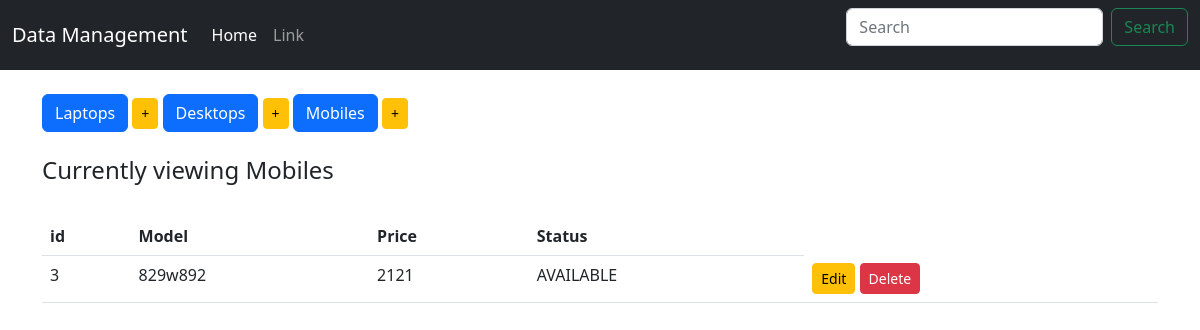
The app's page /display_mobiles with its own data.
### members/models.py (models this page shows, shortened)
class Device(models.Model):
    type = models.CharField(max_length = 100,blank=False)
    price = models.IntegerField()
    choices = (
        ('AVAILABLE','Item ready to be purchased'),
        ('SOLD','Item Sold'),
        ('RESTOCKING','Item restocking in few days')
    )
    status = models.CharField(max_length=10,choices = choices, default="AVAILABLE") # Available ,sold,restocking
    class Meta:
        abstract = True   # this is done so that when migration script runs no table is created of this class

class Mobile(Device):
    pass

### members/views.py (the view)
# urls.py: path('display_mobiles',display_mobiles,name = 'display_mobiles'),
def display_mobiles(request):
    items = Mobile.objects.all()
    context = {
        'items' : items,
        'header' : "Mobiles",
    }
    return render(request,'index.html',context)

### members/templates/index.html (shortened to what this page needs)
{% extends 'base.html' %}
{% block body %}
    <div class = 'button-group'>
        <a href = "{% url 'display_laptops' %}" class = "btn btn-primary btn-md" role = "button">Laptops</a>
        <a href = "{% url 'add_laptop' %}" class = "btn btn-warning btn-sm" role = "button">+</a>
        <a href = "{% url 'display_desktops' %}" class = "btn btn-primary btn-md" role = "button">Desktops</a>
        <a href = "{% url 'add_desktop' %}" class = "btn btn-warning btn-sm" role = "button">+</a>
        <a href = "{% url 'display_mobiles' %}" class = "btn btn-primary btn-md" role = "button">Mobiles</a>
        <a href = "{% url 'add_mobile' %}" class = "btn btn-warning btn-sm" role = "button">+</a>
    </div>
    <br>
    <h4>Currently viewing {{header}}</h4>
    <br>
    <table class = "table table-hover">
        <thead>
            <tr>
                <th>id</th>
                <th>Model</th>
                <th>Price</th>
                <th>Status</th>
            </tr>
        </thead>
        <tbody>
            {% for item in items%}
                <tr>
                    <td> {{item.pk}}</td>
                    <td> {{item.type}}</td>
                    <td> {{item.price}}</td>
                    <td> {{item.status}}</td>
                    {% if header|lower == "laptops"%}
                        <td>
                            <a href = "{% url 'edit_laptop' item.pk %}" class = "btn btn-warning btn-sm" role = "button">Edit</a>
                            <a href = "{% url 'delete_laptop' item.pk %}" class = "btn btn-danger btn-sm" role = "button">Delete</a>
                        </td>
                    {% elif header|lower == 'desktops'%}
                        <td>
                            <a href = "{% url 'edit_desktop' item.pk %}" class = "btn btn-warning btn-sm" role = "button">Edit</a>
                            <a href = "{% url 'delete_desktop' item.pk %}" class = "btn btn-danger btn-sm" role = "button">Delete</a>
                        </td>
                    {% elif header|lower == "mobiles"%}
                        <td>
                            <a href = "{% url 'edit_mobile' item.pk %}" class = "btn btn-warning btn-sm" role = "button">Edit</a>
                            <a href = "{% url 'delete_mobile' item.pk %}" class = "btn btn-danger btn-sm" role = "button">Delete</a>
                        </td>
                    {% endif %}
                </tr>
            {% endfor%}
        </tbody>
    </table>
{% endblock %}

### records on screen
Mobile: pk "3", type "829w892", price "2121", status "AVAILABLE"

### other values on screen
{{ header }} "Mobiles"
